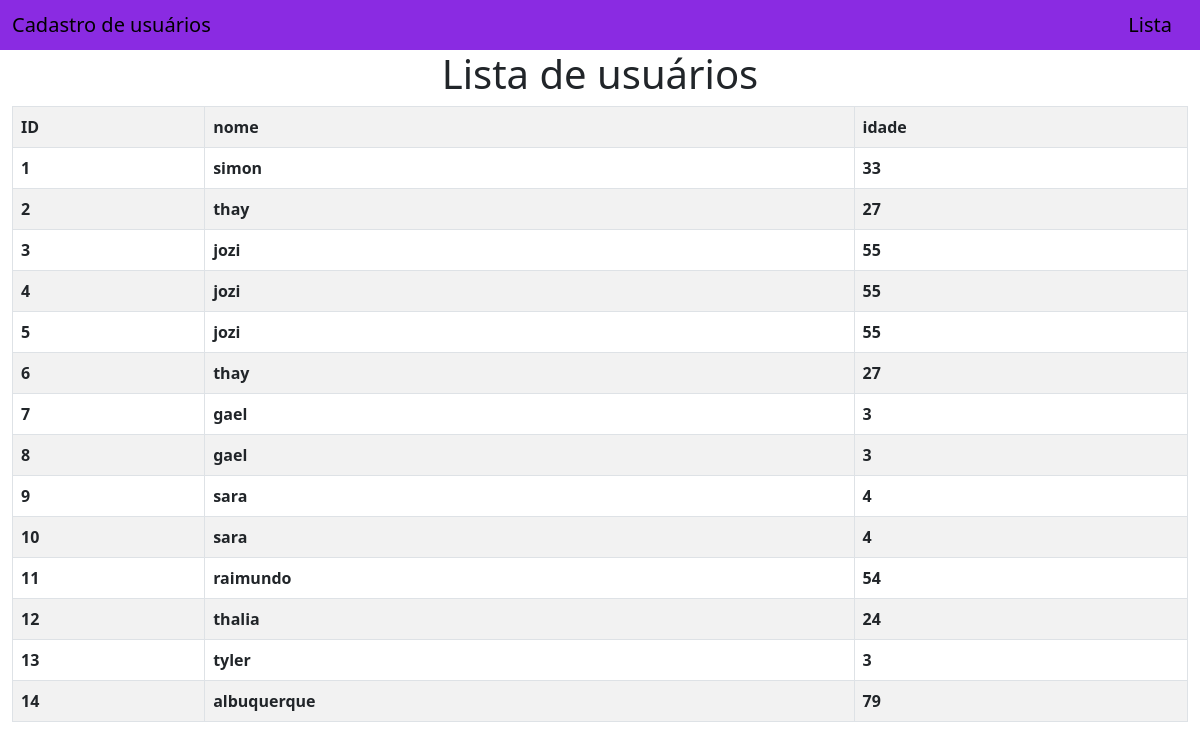
The app's page /lista/ with its own data.
### app_cad_users/models.py (models this page shows)
class user(models.Model):
    id_user = models.AutoField(primary_key=True)
    nome = models.TextField(max_length=255)
    idade = models.IntegerField()

### app_cad_users/views.py (the view)
# urls.py: path('lista/',views.lista,name='lista'),
def lista(request):
    lista_users = {
        'users': user.objects.all()
    }
    return render(request, 'users/listagem2.html', lista_users)

### app_cad_users/templates/users/listagem2.html
{% extends 'users/base.html' %}
{% block conteudo %}
<div class="container-fluid">
    <h1 style="text-align: center;">Lista de usuários</h1>
    <table class="table table-bordered table-striped">
        <tr>
            <th>ID</th>
            <th>nome</th>
            <th>idade</th>
        </tr>
        {% for user in users %}
        <tr>
            <th>{{user.id_user}}</th>
            <th>{{user.nome}}</th>
            <th>{{user.idade}}</th>
        </tr>
        {% endfor %}
    </table>
</div>
{% endblock %}

### app_cad_users/templates/users/base.html (shortened to what this page needs)
<!doctype html>
<html lang="en">
  <head>
    <link href="https://cdn.jsdelivr.net/npm/bootstrap@5.0.2/dist/css/bootstrap.min.css" rel="stylesheet">
  </head>
  <body>
    <nav style="background-color: blueviolet !important;" class="navbar navbar-light bg-light">
        <div class="container-fluid">
          <span class="navbar-brand mb-0 h1"><a style="text-decoration: none; color:black" href="{% url 'home' %}"> Cadastro de usuários</a></span>
          <span class="navbar-brand mb-0 h1"><a style="text-decoration: none; color:black; text-align: end;" href="{% url 'lista' %}"> Lista</a></span>
        </div>
    </nav>
    {% block conteudo %}
    {% endblock %}
  </body>
</html>

### records on screen
user: id_user "1", nome "simon", idade "33"
user: id_user "2", nome "thay", idade "27"
user: id_user "3", nome "jozi", idade "55"
user: id_user "4", nome "jozi", idade "55"
user: id_user "5", nome "jozi", idade "55"
user: id_user "6", nome "thay", idade "27"
user: id_user "7", nome "gael", idade "3"
user: id_user "8", nome "gael", idade "3"
user: id_user "9", nome "sara", idade "4"
user: id_user "10", nome "sara", idade "4"
user: id_user "11", nome "raimundo", idade "54"
user: id_user "12", nome "thalia", idade "24"
user: id_user "13", nome "tyler", idade "3"
user: id_user "14", nome "albuquerque", idade "79"
